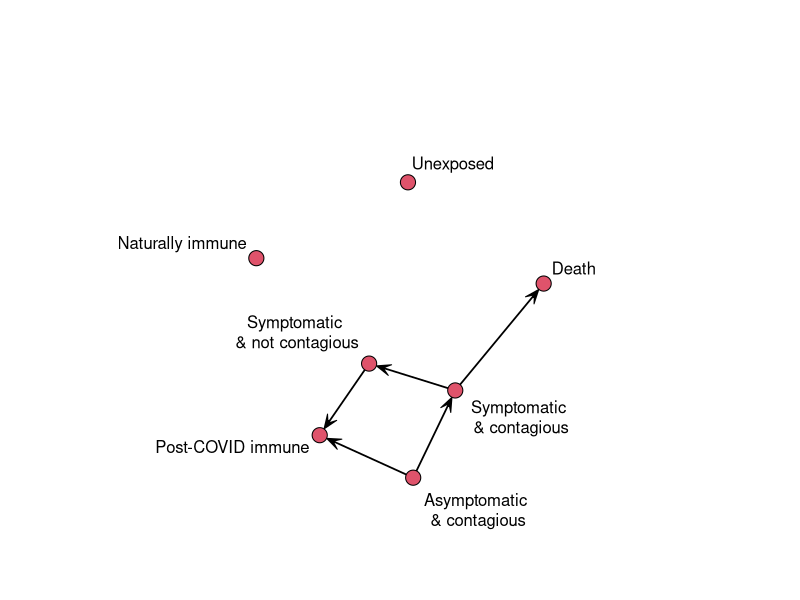
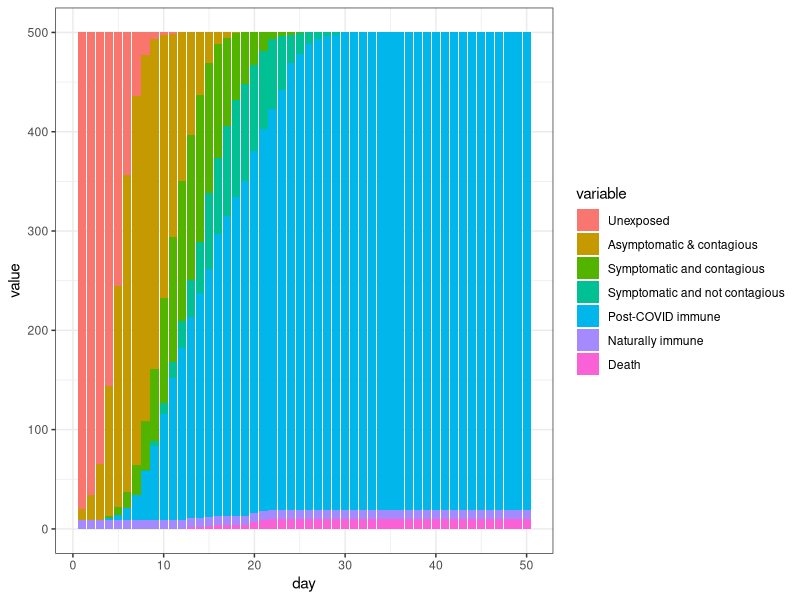
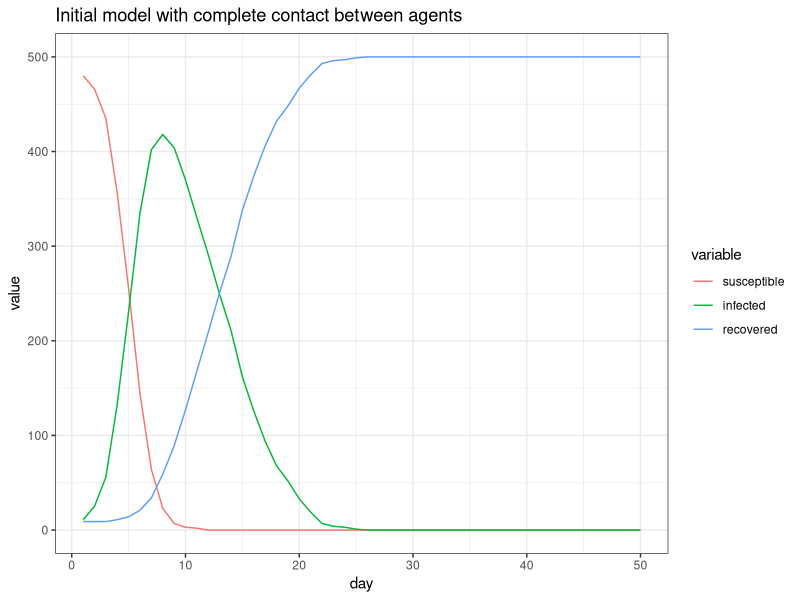
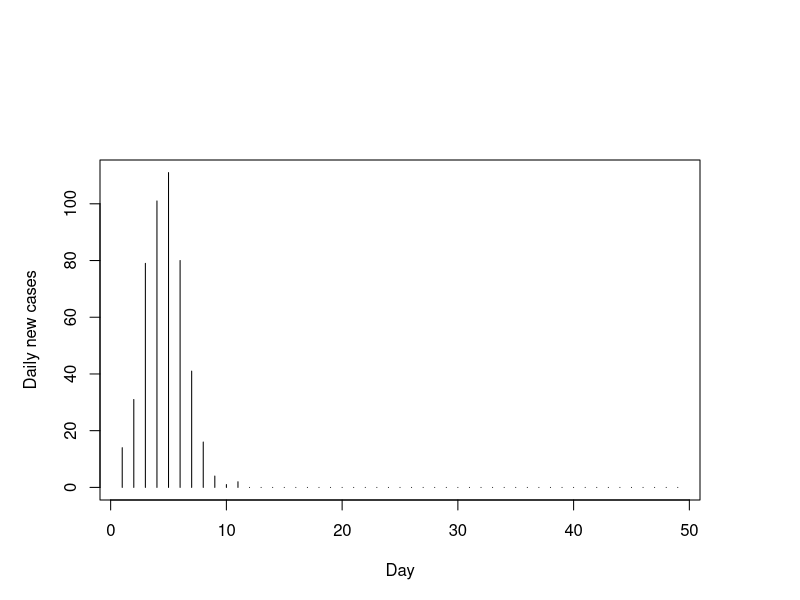
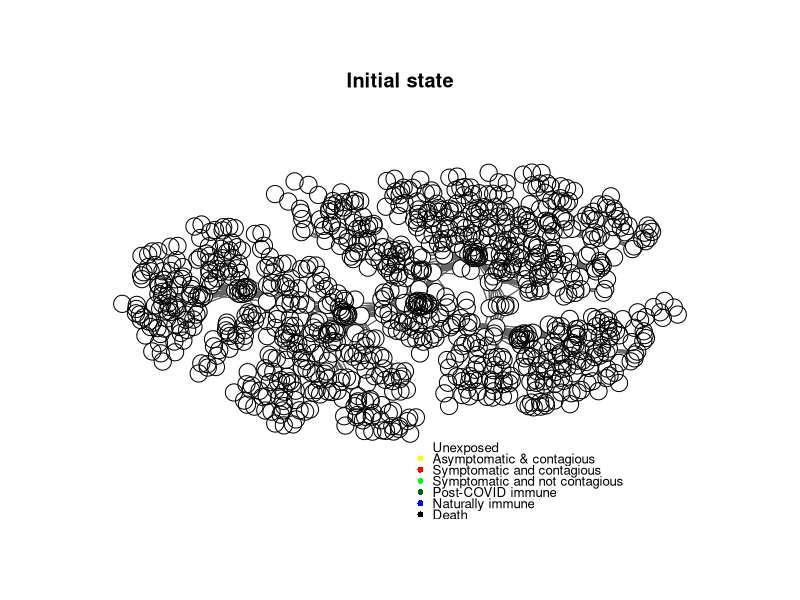
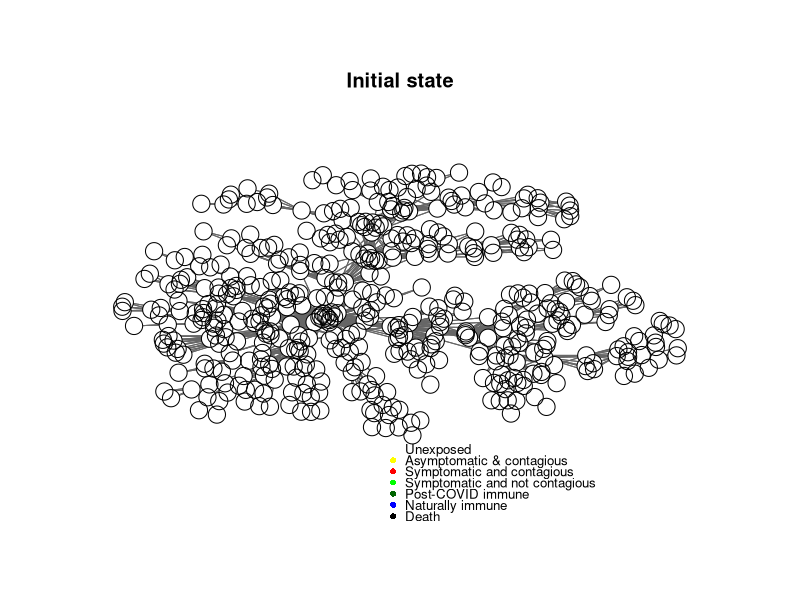
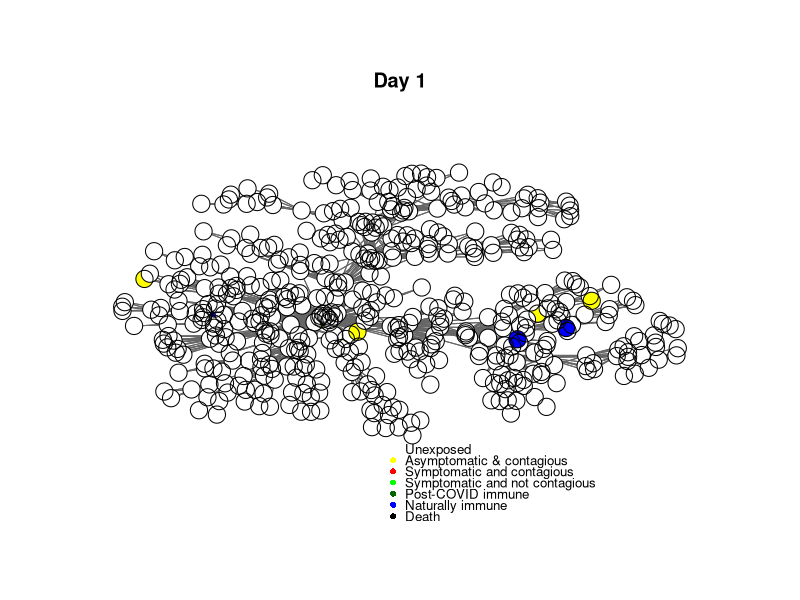
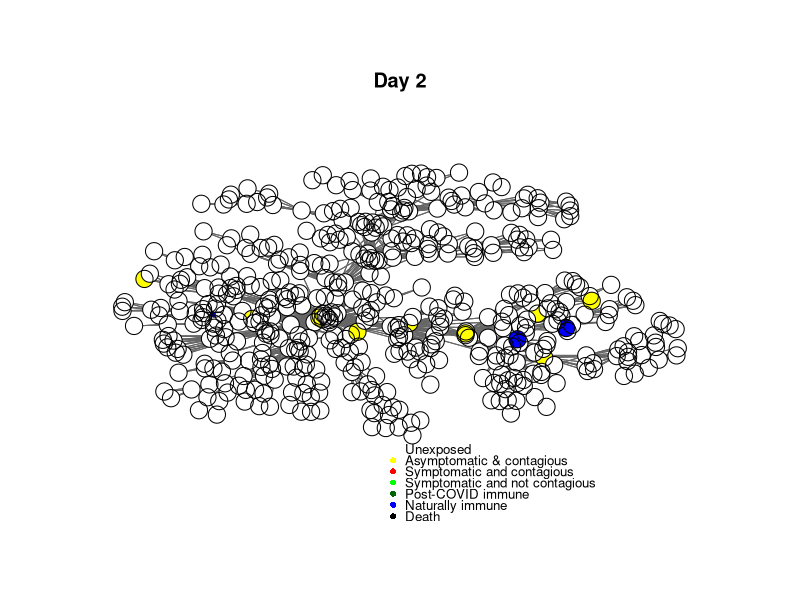

The R source for these figures, in order:
## ---- chunk 1
library(ggplot2)
library(dplyr)
library(sna)
library(knitr)
library(reshape2)
library(igraph)
STATES <- 7

STATENAMES <-  c("Unexposed",
                  "Asymptomatic & contagious",
"Symptomatic and contagious",
"Symptomatic and not contagious",
"Post-COVID immune",
"Naturally immune",
"Death")


STATELABELS <-  c("Unexposed","Asymptomatic\n & contagious",
"Symptomatic \n& contagious",
"Symptomatic \n& not contagious",
"Post-COVID immune",
"Naturally immune",
"Death")


makeAgent <- function(psych,bio)
{
  return (list(psychstate=psych,biostate=bio))
}

print(makeAgent(1,2))


## ---- chunk 2

makeAgent <- function(psych,bio,age=30)
{
  
  return (list(psychstate=psych,biostate=bio,age=age))
}
print(makeAgent(1,2))


## ---- chunk 3


makeAgent <- function(psychstate,biostate,age=30)
{
  
  return (list(psychstate=psychstate,
               biostate=biostate,
               age=age,
               nextbiostate=NA,
               biostatecountdown=NA))
}
print(makeAgent(1,2))


## ---- chunk 4

set.seed(100)
agent <- makeAgent(psychstate=1, biostate=2)

##infect the agent
agent$biostate <- 1   ##infected but asymptomatic
agent$nextbiostate <- 2  ##infected and symptomitac/contageous
agent$biostatecountdown <- ceiling(abs(rnorm(1,mean=8,sd=1)))
print(agent)
## ---- chunk 5

updateAgent<- function(agent)
{
   agent$biostatecountdown <- agent$biostatecountdown -1
  if(agent$biostatecountdown <=0)
  {
    agent$biostate <- agent$nextbiostate
    agent$biostatecountdown <- NA
  }
   return(agent)
}
## ---- chunk 6
agent$biostate <- 1  ##Unexposed
agent$nextbiostate <- 2  ##asymptomatic but infected
agent$biostatecountdown <- ceiling(abs(rnorm(1,mean=8,sd=1)))
print(agent)
continue <- TRUE
while(continue)
{
  print(paste(agent$biostate,agent$biostatecountdown))
  agent <- updateAgent(agent)
   continue <-!is.na(agent$biostatecountdown)
}
             
## ---- chunk 7

# * 1. Unexposed
# * 2. Asymptomatic but infected/contagious
# * 3. Symptomatic and contagious
# * 4. Symptomatic and not contagious
# * 5. Post-COVID Immune
# * 6. Naturally immune (will not contract)
# * 7. Death


bioTransition <- matrix(0,STATES,STATES)
bioMin <- matrix(1,STATES)      #state time minimum
bioMax <- matrix(1,STATES)      #state time maximum



bioMin[2] <- 3            #infected but asymptomatic for 3 to 10 days
bioMax[2] <- 10          
bioTransition[2,3] <- .5  #transition to infected with symptoms
bioTransition[2,5] <- .5  #transition to no longer contagious/cured


bioMin[3] <-    3             #symptoms + contagion
bioMax[3] <- 8                #symptoms + contagion max
bioTransition[3,4] <-  .95    #transition to no longer contagious
bioTransition[3,7] <-  .05    #transition to death state 


bioMin[4] <- 1          #symptoms bot no longer contagiious
bioMax[4] <- 7
bioTransition[4,5] <- 1  #Transition to 'immune' cured state.




setAgentState<- function(agent, biostate)
{
  agent$biostate <- biostate
  if(sum(bioTransition[biostate,])>0) # this state transitions to something else.
  {
    ##which state do we go to?
     agent$biostatecountdown <- sample(x=seq(bioMin[biostate],bioMax[biostate]),1) #how long will we state in this state?
     agent$nextbiostate <- sample(1:STATES, prob=bioTransition[agent$biostate,],size=1)
     
  } else{
   agent$biostatecountdown <- NA
   agent$nextbiostate <- NA   ##just so we can tell if the agent is finished.
  }
  return(agent) 
}

transitionAgent<- function(agent)
{
   return(setAgentState(agent,agent$nextbiostate))
}

updateAgent<- function(agent)
{
  if(!is.na(agent$biostatecountdown))
  {
   agent$biostatecountdown <- agent$biostatecountdown -1
    if(agent$biostatecountdown <=0)  ##new state
    {
       agent <- transitionAgent(agent)

    }
  }
   return(agent)
}
## ---- chunk 8

par(xpd=NA,mar=c(5,5,8,5))
gplot(bioTransition,label=STATELABELS)
## ---- chunk 9

agent <- makeAgent(psychstate=1,biostate=1)

continue <- TRUE
while(continue)
{
  print(paste(agent$biostate,STATENAMES[agent$biostate],agent$biostatecountdown))
  agent <- updateAgent(agent)
  continue <-!is.na(agent$nextbiostate)
}

## ---- chunk 10

agent <- makeAgent(psychstate=1,biostate=1)
agent <- setAgentState(agent,2)##infect!
continue <- TRUE

time <- 1
while(continue)
{
  
  print(paste(time,agent$biostate,STATENAMES[agent$biostate],agent$biostatecountdown))
  agent <- updateAgent(agent)
  continue <-!is.na(agent$nextbiostate)
  time <- time + 1
}

  print(paste(agent$biostate,STATENAMES[agent$biostate],agent$biostatecountdown))

## ---- chunk 11
set.seed(100)
numAgents <- 500
naturalImmunity <- .01  #1 % naturally immune
numInteractions <-  10 ##how many interactions per day per agent on average?
numDays <- 50
contagionProb <- .1    ##normal contagion probability


disthistory <- matrix(NA,ncol=STATES,nrow=numDays)

pool <- list()
for(i in 1:numAgents)
{
  pool[[i]] <- makeAgent(psychstate=1,
                         biostate=sample(c(1,6),
                          p=c(1-naturalImmunity, naturalImmunity),1))
}

##infect patients 0
numInfected <- 3
for(i in sample(numAgents,numInfected))
{
   pool[[i]] <- setAgentState(pool[[i]],2) ##infect this person
}

for(day in 1:numDays)
{
##who are you going to talk to today.
    sneezeOn <- cbind(rep(1:numAgents,each=numInteractions),
                      sample(numAgents,replace=T,size=numAgents*numInteractions))
    

  for(i in 1:nrow(sneezeOn))
  {
    agent1 <- pool[[ sneezeOn[i,1] ]]
    agent2 <- pool[[ sneezeOn[i,2] ]]
  
    if((agent1$biostate==2 || agent1$biostate==3 ) & agent2$biostate==1 & runif(1)<contagionProb)
    {
      pool[[ sneezeOn[i,2] ]] <- setAgentState(agent2,2)##infect!
    }
      
  }
    ##increment each agent 1-day.
    for(i in 1:numAgents)
    {
      pool[[i]] <- updateAgent(pool[[i]])
    }
  
    distrib <- table(factor(sapply(pool,FUN=function(x){x$biostate}),levels=1:7))
    disthistory[day,] <- distrib

}

#barplot(t(disthistory),col=1:7)
disthist.df <-as.data.frame(disthistory)
colnames(disthist.df) <- STATENAMES
disthist.df$day <- 1:nrow(disthistory)


show <- disthist.df[c(1,5*(1:(day/5))),c(8,1:7)]
print(kable(show))

histlong <- melt(disthist.df,id.vars="day")

ggplot(histlong,aes(x=day,y=value,fill=variable)) + geom_bar(stat="identity",position="stack") + 
  theme_bw()


##make the SIR plot:
sir <- data.frame(day=disthist.df$day,
                  susceptible = disthist.df$Unexposed,
                  infected = disthist.df[,2]+disthist.df[,3],
                  recovered = rowSums(disthist.df[,4:7]))

plot0 <- ggplot(melt(sir,id.vars="day"),aes(x=day,group=variable,y=value,color=variable)) + geom_line() + theme_bw() + ggtitle(label="Initial model with complete contact between agents")
print(plot0)
## ---- chunk 12

cases <- sir$infected+sir$recovered
cases.daily <- cases[-1] - cases[-length(cases)]
plot(cases.daily,type="h",xlab="Day",ylab="Daily new cases")
## ---- chunk 13



makeNetwork<- function(numAgents,numsets=3,steps=1,power=1)
{
  ord <- sample(numAgents)
  tmp<-as_adjacency_matrix(sample_pa(numAgents,power=power),sparse=F)
  tmp <- tmp + t(tmp)
  tmp <- tmp[ord,ord]
  if(numsets>1)
  {
    for(i in 2:numsets)
  {
    ord <- sample(numAgents)
    sn2 <-as_adjacency_matrix(sample_pa(numAgents,power=power),sparse=F)[ord,ord]
    tmp <- tmp + sn2 + t(sn2)
    
   }
  }
  if(steps>1)
  {
   for(i in 2:steps)
   {
      tmp <- tmp + tmp %*% tmp  ## iterate to neighbors
   }
  }
  (tmp>0)+0
}


mygplot <- function(coord, network,states,main="")
{
  if(is.null(coord))
  {
    coord  <- gplot.layout.fruchtermanreingold(network,layout.par=list(niter=500))
  }
  
  newmin <- mean(coord[,2]) - (-min(coord[,2]) + mean(coord[,2])) * 1.4
   palette=c("white","yellow","red","green","darkgreen","blue","black")
   plot(coord,col="black",bty="n",pch=16,cex=2.7,xaxt="n",yaxt="n",main=main,xlab="",ylab="",axes=F,
        ylim=c(newmin,max(coord[,2])),type="n")
   
  for(i in 1:nrow(network))
     segments(coord[i,1],
            coord[i,2],
            coord[network[i,]==1,1],
            coord[network[i,]==1,2],col="grey40")

       points(coord,pch=16,cex=2.3,col= palette[states])
              
       points(coord,pch=1,cex=2.3,col="black")
      legend(mean(coord[,1]),min(coord[,2]),bty='n',y.intersp=.7,cex=.8,
              STATENAMES, pch=16,col=palette)
              
      return (coord)
}
set.seed(100)
socialnetwork <- makeNetwork(1000,numsets=1,power=.59,steps=2)

cc <-  mygplot(coord=NULL,socialnetwork,rep(1,nrow(socialnetwork)),main="Initial state")
## ---- chunk 14
set.seed(100)
numAgents <- 500
naturalImmunity <- .01  #1 % naturally immune
numInteractions <-  10 ##how many interactions per day per agent on average?
numDays <- 50
contagionProb <- .1    ##normal contagion probability
sampleFromNetwork <- .98

plotNetwork <-T

socialnetwork <-makeNetwork(numAgents,numsets=1,power=.5,steps=2)
if(plotNetwork)
{
  cc <-mygplot(coord=NULL,socialnetwork,rep(1,nrow(socialnetwork)),main="Initial state")
}  


disthistory <- matrix(NA,ncol=STATES,nrow=numDays)

pool <- list()
for(i in 1:numAgents)
{
   pool[[i]] <- makeAgent(psychstate=1,
                         biostate=sample(c(1,6),
                          p=c(1-naturalImmunity, naturalImmunity),1))
}


##infect patient 0
numInfected <- 3
for(i in sample(numAgents,numInfected))
{
   pool[[i]] <- setAgentState(pool[[i]],2) ##infect this person
}


set.seed(100) #reset simulation seed so it is the same as previous.



for(day in 1:numDays)
{
##who are you going to talk to today.
    sneezers <- rep(1:numAgents,each=numInteractions)
    sneezedons <- rep(NA,length(sneezers))
    
    for(i in 1:length(sneezers))
      {
      if(runif(1)<(1-sampleFromNetwork))
      {

        sneezedons[i] <- sample(numAgents,1)
      }else{
        sneezedons[i] <- sample(1:numAgents,prob=socialnetwork[sneezers[i],],1)
      }
     }
      
  for(i in 1:length(sneezers))
  {
    agent1 <- pool[[ sneezers[i] ]]
    agent2 <- pool[[ sneezedons[i] ]]
  
    
    ##this constitutes the rules of infection.
    if((agent1$biostate==2 || agent1$biostate==3 ) & agent2$biostate==1 & runif(1)<contagionProb)
    {
         pool[[ sneezedons[i] ]] <- setAgentState(agent2,2)##infect!
    }
      
  }
    ##increment each agent 1-day.
    for(i in 1:numAgents)
    {
       pool[[i]] <- updateAgent(pool[[i]])
    }
  
    states <- sapply(pool,FUN=function(x){x$biostate})
    distrib <- table(factor(states,levels=1:7))
    disthistory[day,] <- distrib
   if(plotNetwork)
   {
       mygplot(cc,socialnetwork,states,main=paste("Day",day))

   }
    
       
}

#barplot(t(disthistory),col=1:7)
## ---- chunk 15
disthist.df <-as.data.frame(disthistory)
colnames(disthist.df) <- STATENAMES
disthist.df$day <- 1:nrow(disthistory)
histlong <- melt(disthist.df,id.vars="day")

ggplot(histlong,aes(x=day,y=value,fill=variable)) + geom_bar(stat="identity",position="stack") + 
  theme_bw()

##make the SIR plot:
sir <- data.frame(day=disthist.df$day,
                  susceptible = disthist.df$Unexposed,
                  infected = disthist.df[,2]+disthist.df[,3],
                  recovered = rowSums(disthist.df[,4:7]))

plot1 <- ggplot(melt(sir,id.vars="day"),aes(x=day,group=variable,y=value,color=variable)) + geom_line() + theme_bw() + ggtitle(label="Social network model")
print(plot1)
ggplot(histlong,aes(x=day,y=value,group=variable,color=variable)) + geom_line() + theme_bw()

## ---- chunk 16
set.seed(100)
numAgents <- 500
naturalImmunity <- .01  #1 % naturally immune
numInteractions <-  10 ##how many interactions per day per agent on average?
numDays <- 50
contagionProb <- .1    ##normal contagion probability
sampleFromNetwork <- .98


plotNetwork <- FALSE

socialnetwork <-makeNetwork(numAgents,numsets=1,power=.5,steps=2)
if(plotNetwork)
{
  cc <-mygplot(coord=NULL,socialnetwork,rep(1,nrow(socialnetwork)),main="Initial state")

}
  
  disthistory <- matrix(NA,ncol=STATES,nrow=numDays)

pool <- list()
for(i in 1:numAgents)
{
   pool[[i]] <- makeAgent(psychstate=1,
                         biostate=sample(c(1,6),
                          p=c(1-naturalImmunity, naturalImmunity),1))
}

##infect patient 0
numInfected <- 3
for(i in sample(numAgents,numInfected))
{
   pool[[i]] <- setAgentState(pool[[i]],2) ##infect this person
}

for(day in 1:numDays)
{
##who are you going to talk to today.
    sneezers <- rep(1:numAgents,each=numInteractions)
    sneezedons <- rep(NA,length(sneezers))
    
    for(i in 1:length(sneezers))
      {
      if(runif(1)<(1-sampleFromNetwork) )
      {
        sneezedons[i] <- sample(numAgents,1)
      }else{
        sneezedons[i] <- sample(1:numAgents,prob=socialnetwork[sneezers[i],],1)
      }
     }
      
  for(i in 1:length(sneezers))
  {
    agent1 <- pool[[ sneezers[i] ]]
    agent2 <- pool[[ sneezedons[i] ]]
  
    
    ##this constitutes the rules of infection.
    if((agent1$biostate==2 ) & agent2$biostate==1 & runif(1)<contagionProb)
    {
         pool[[ sneezedons[i] ]] <- setAgentState(agent2,2)##infect!
    }
      
  }
    ##increment each agent 1-day.
    for(i in 1:numAgents)
    {
      pool[[i]] <- updateAgent(pool[[i]])
    }
  
    states <- sapply(pool,FUN=function(x){x$biostate})
    distrib <- table(factor(states,levels=1:7))
    disthistory[day,] <- distrib
   if(plotNetwork)
   {
       mygplot(cc,socialnetwork,states,main=paste("Day",day))

   }
    
       
}

#barplot(t(disthistory),col=1:7)
## ---- chunk 17
disthist.df <-as.data.frame(disthistory)
colnames(disthist.df) <- STATENAMES
disthist.df$day <- 1:nrow(disthistory)
histlong <- melt(disthist.df,id.vars="day")

ggplot(histlong,aes(x=day,y=value,fill=variable)) + geom_bar(stat="identity",position="stack") + 
  theme_bw()

##make the SIR plot:
sir <- data.frame(day=disthist.df$day,
                  susceptible = disthist.df$Unexposed,
                  infected = disthist.df[,2]+disthist.df[,3],
                  recovered = rowSums(disthist.df[,4:7]))

plot2 <- ggplot(melt(sir,id.vars="day"),aes(x=day,group=variable,y=value,color=variable)) + geom_line() + theme_bw() + ggtitle(label="Social network model with limited contact once symptomatic")
print(plot2)
ggplot(histlong,aes(x=day,y=value,group=variable,color=variable)) + geom_line() + theme_bw()

## ---- chunk 18
library(gridExtra)
grid.arrange(plot0,plot1,plot2)

## ---- chunk 19

set.seed(100)
numAgents <- 500
naturalImmunity <- .01  #1 % naturally immune
numInteractions <-  10 ##how many interactions per day per agent on average?
numDays <- 50


socialnetwork <-makeNetwork(numAgents,numsets=1,power=.5,steps=2)

numInteractions <-  rep(10,numDays)  ##how many interactions per day per agent on average?
contagionProb <- rep(.1,numDays)    ##normal contagioun probability after concat
sampleFromNetwork <- rep(.98,numDays)  ##how likely you are to stick with 'your' network

numInteractions[10:numDays] <- 3     ##quarantiine goes into effect day 3.
numInteractions[25:numDays] <- 10  ##re-open 

plotNetwork <- FALSE
#re-use previous network
#socialnetwork <-makeNetwork(numAgents,numsets=1,power=.5)


if(plotNetwork)
{
    cc <-mygplot(coord=NULL,socialnetwork,rep(1,nrow(socialnetwork)),main="Initial state")

}



disthistory <- matrix(NA,ncol=7,nrow=numDays)

pool <- list()
for(i in 1:numAgents)
{
   pool[[i]] <- makeAgent(psychstate=1,
                         biostate=sample(c(1,6),
                          p=c(1-naturalImmunity, naturalImmunity),1))
}

##infect patient 0
numInfected <- 3
for(i in sample(numAgents,numInfected))
{
   pool[[i]] <- setAgentState(pool[[i]],2) ##infect this person
}

for(day in 1:numDays)
{
##who are you going to talk to today.
    sneezers <- rep(1:numAgents,each=numInteractions[day])
    sneezedons <- rep(NA,length(sneezers))
    
    for(i in 1:length(sneezers))
      {
      if(runif(1)<(1-sampleFromNetwork[day]) )
      {
        sneezedons[i] <- sample(numAgents,1)
      }else{
        sneezedons[i] <- sample(1:numAgents,prob=socialnetwork[sneezers[i],],1)
      }
     }
      
  for(i in 1:length(sneezers))
  {
    agent1 <- pool[[ sneezers[i] ]]
    agent2 <- pool[[ sneezedons[i] ]]
  
    
    ##this constitutes the rules of infection.
    if((agent1$biostate==2 || agent1$biostate==3 ) & agent2$biostate==1 & runif(1)<contagionProb[day])
    {
         pool[[ sneezedons[i] ]] <- setAgentState(agent2,2)##infect!
    }
      
  }
    ##increment each agent 1-day.
    for(i in 1:numAgents)
    {
      pool[[i]] <- updateAgent(pool[[i]])
    }
    
    states <- sapply(pool,FUN=function(x){x$biostate})
    distrib <- table(factor(states,levels=1:7))
    disthistory[day,] <- distrib
   if(plotNetwork)
   {
     mygplot(cc,socialnetwork,states,main=paste("Day",day))
   }
  
         
  }
  
  #barplot(t(disthistory),col=1:7)
  
## ---- chunk 20
disthist.df <-as.data.frame(disthistory)
colnames(disthist.df) <- STATENAMES
disthist.df$day <- 1:nrow(disthistory)
histlong <- melt(disthist.df,id.vars="day")

ggplot(histlong,aes(x=day,y=value,fill=variable)) + geom_bar(stat="identity",position="stack") + 
  theme_bw()

##make the SIR plot:
sir <- data.frame(day=disthist.df$day,
                  susceptible = disthist.df$Unexposed,
                  infected = disthist.df[,2]+disthist.df[,3],
                  recovered = rowSums(disthist.df[,4:7]))

plot4 <- ggplot(melt(sir,id.vars="day"),aes(x=day,group=variable,y=value,color=variable)) + geom_line() + theme_bw() + ggtitle(label="Network simulation with stay at home order from day 10 to 25")
print(plot4)
ggplot(histlong,aes(x=day,y=value,group=variable,color=variable)) + geom_line() + theme_bw()
